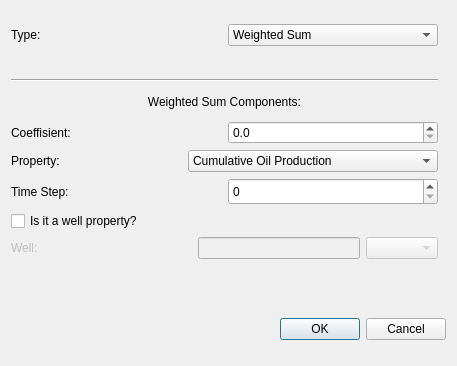
<?xml version="1.0" encoding="UTF-8"?>
<ui version="4.0">
 <class>OptObjectiveDialog</class>
 <widget class="QDialog" name="OptObjectiveDialog">
  <property name="geometry">
   <rect>
    <x>0</x>
    <y>0</y>
    <width>457</width>
    <height>366</height>
   </rect>
  </property>
  <property name="windowTitle">
   <string>Dialog</string>
  </property>
  <layout class="QVBoxLayout" name="verticalLayout_2">
   <item>
    <layout class="QHBoxLayout" name="horizontalLayout_8">
     <item>
      <layout class="QVBoxLayout" name="verticalLayout">
       <item>
        <layout class="QHBoxLayout" name="horizontalLayout">
         <item>
          <widget class="QLabel" name="label">
           <property name="minimumSize">
            <size>
             <width>181</width>
             <height>0</height>
            </size>
           </property>
           <property name="text">
            <string>Type:</string>
           </property>
          </widget>
         </item>
         <item>
          <widget class="QComboBox" name="optObjTypeComboBox">
           <property name="maximumSize">
            <size>
             <width>250</width>
             <height>16777215</height>
            </size>
           </property>
           <item>
            <property name="text">
             <string>Weighted Sum</string>
            </property>
           </item>
           <item>
            <property name="text">
             <string>Test</string>
            </property>
           </item>
          </widget>
         </item>
        </layout>
       </item>
       <item>
        <spacer name="verticalSpacer_2">
         <property name="orientation">
          <enum>Qt::Vertical</enum>
         </property>
         <property name="sizeType">
          <enum>QSizePolicy::Fixed</enum>
         </property>
         <property name="sizeHint" stdset="0">
          <size>
           <width>20</width>
           <height>27</height>
          </size>
         </property>
        </spacer>
       </item>
       <item>
        <widget class="Line" name="line">
         <property name="orientation">
          <enum>Qt::Horizontal</enum>
         </property>
        </widget>
       </item>
       <item>
        <widget class="QLabel" name="optObjWeightSumCompLabel">
         <property name="minimumSize">
          <size>
           <width>0</width>
           <height>27</height>
          </size>
         </property>
         <property name="maximumSize">
          <size>
           <width>16777215</width>
           <height>27</height>
          </size>
         </property>
         <property name="sizeIncrement">
          <size>
           <width>0</width>
           <height>0</height>
          </size>
         </property>
         <property name="text">
          <string>Weighted Sum Components:</string>
         </property>
         <property name="alignment">
          <set>Qt::AlignCenter</set>
         </property>
        </widget>
       </item>
       <item>
        <layout class="QHBoxLayout" name="horizontalLayout_2">
         <item>
          <widget class="QLabel" name="optObjCoeffisientLabel">
           <property name="minimumSize">
            <size>
             <width>181</width>
             <height>0</height>
            </size>
           </property>
           <property name="text">
            <string>Coeffisient:</string>
           </property>
          </widget>
         </item>
         <item>
          <widget class="QDoubleSpinBox" name="optObjCoeffisientdSpinBox">
           <property name="maximumSize">
            <size>
             <width>250</width>
             <height>16777215</height>
            </size>
           </property>
           <property name="decimals">
            <number>1</number>
           </property>
           <property name="singleStep">
            <double>0.500000000000000</double>
           </property>
          </widget>
         </item>
        </layout>
       </item>
       <item>
        <layout class="QHBoxLayout" name="horizontalLayout_6">
         <item>
          <widget class="QLabel" name="optObjPropertyLabel">
           <property name="minimumSize">
            <size>
             <width>171</width>
             <height>0</height>
            </size>
           </property>
           <property name="text">
            <string>Property:</string>
           </property>
          </widget>
         </item>
         <item>
          <widget class="QComboBox" name="optObjPropertyComboBox">
           <property name="minimumSize">
            <size>
             <width>250</width>
             <height>0</height>
            </size>
           </property>
           <item>
            <property name="text">
             <string>Cumulative Oil Production</string>
            </property>
           </item>
           <item>
            <property name="text">
             <string>Cumulative Well Water Production</string>
            </property>
           </item>
          </widget>
         </item>
        </layout>
       </item>
       <item>
        <layout class="QHBoxLayout" name="horizontalLayout_3">
         <item>
          <widget class="QLabel" name="optObjTimeStepLabel">
           <property name="minimumSize">
            <size>
             <width>181</width>
             <height>0</height>
            </size>
           </property>
           <property name="text">
            <string>Time Step:</string>
           </property>
          </widget>
         </item>
         <item>
          <widget class="QSpinBox" name="optObjTimeStepSpinBox">
           <property name="minimumSize">
            <size>
             <width>27</width>
             <height>27</height>
            </size>
           </property>
           <property name="maximumSize">
            <size>
             <width>250</width>
             <height>16777215</height>
            </size>
           </property>
          </widget>
         </item>
        </layout>
       </item>
       <item>
        <layout class="QHBoxLayout" name="horizontalLayout_4">
         <item>
          <widget class="QCheckBox" name="optObjectiveIsWellPropCheckBox">
           <property name="text">
            <string>Is it a well property?</string>
           </property>
          </widget>
         </item>
         <item>
          <spacer name="horizontalSpacer_2">
           <property name="orientation">
            <enum>Qt::Horizontal</enum>
           </property>
           <property name="sizeHint" stdset="0">
            <size>
             <width>40</width>
             <height>20</height>
            </size>
           </property>
          </spacer>
         </item>
        </layout>
       </item>
       <item>
        <layout class="QHBoxLayout" name="horizontalLayout_7">
         <item>
          <widget class="QLabel" name="optObjectiveWellLabel">
           <property name="enabled">
            <bool>false</bool>
           </property>
           <property name="minimumSize">
            <size>
             <width>181</width>
             <height>0</height>
            </size>
           </property>
           <property name="text">
            <string>Well:</string>
           </property>
          </widget>
         </item>
         <item>
          <widget class="QLineEdit" name="optObjectiveWellEdit">
           <property name="enabled">
            <bool>false</bool>
           </property>
          </widget>
         </item>
         <item>
          <widget class="QComboBox" name="optObjectiveWellComboBox">
           <property name="enabled">
            <bool>false</bool>
           </property>
          </widget>
         </item>
        </layout>
       </item>
      </layout>
     </item>
     <item>
      <spacer name="horizontalSpacer">
       <property name="orientation">
        <enum>Qt::Horizontal</enum>
       </property>
       <property name="sizeHint" stdset="0">
        <size>
         <width>40</width>
         <height>20</height>
        </size>
       </property>
      </spacer>
     </item>
    </layout>
   </item>
   <item>
    <spacer name="verticalSpacer">
     <property name="orientation">
      <enum>Qt::Vertical</enum>
     </property>
     <property name="sizeType">
      <enum>QSizePolicy::Fixed</enum>
     </property>
     <property name="sizeHint" stdset="0">
      <size>
       <width>20</width>
       <height>40</height>
      </size>
     </property>
    </spacer>
   </item>
   <item>
    <widget class="QDialogButtonBox" name="buttonBox">
     <property name="orientation">
      <enum>Qt::Horizontal</enum>
     </property>
     <property name="standardButtons">
      <set>QDialogButtonBox::Cancel|QDialogButtonBox::Ok</set>
     </property>
    </widget>
   </item>
  </layout>
 </widget>
 <resources/>
 <connections>
  <connection>
   <sender>buttonBox</sender>
   <signal>accepted()</signal>
   <receiver>OptObjectiveDialog</receiver>
   <slot>accept()</slot>
   <hints>
    <hint type="sourcelabel">
     <x>248</x>
     <y>254</y>
    </hint>
    <hint type="destinationlabel">
     <x>157</x>
     <y>274</y>
    </hint>
   </hints>
  </connection>
  <connection>
   <sender>buttonBox</sender>
   <signal>rejected()</signal>
   <receiver>OptObjectiveDialog</receiver>
   <slot>reject()</slot>
   <hints>
    <hint type="sourcelabel">
     <x>316</x>
     <y>260</y>
    </hint>
    <hint type="destinationlabel">
     <x>286</x>
     <y>274</y>
    </hint>
   </hints>
  </connection>
 </connections>
</ui>
